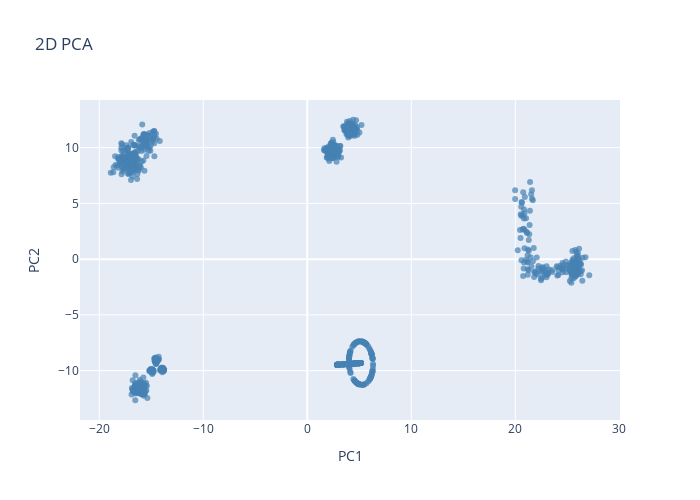

Here is the notebook cell this chart was saved with:
### Code cell
fig.update_layout(title='2D PCA',xaxis_title='PC1',yaxis_title='PC2',width=700,height=500
)

### Figure 1 — Plotly figure (JSON) as saved in the notebook; plotly's stock layout.template omitted (floating-point values rounded to 4 significant figures; data arrays with more than 128 entries replaced by an {"elided": "..."} marker saying what was removed)
{"data": [{"marker": {"color": "steelblue", "opacity": 0.7, "size": 6}, "mode": "markers", "type": "scatter", "x": {"elided": "1000 float values"}, "y": {"elided": "1000 float values"}}], "layout": {"height": 500, "title": {"text": "2D PCA"}, "width": 700, "xaxis": {"title": {"text": "PC1"}}, "yaxis": {"title": {"text": "PC2"}}}}
